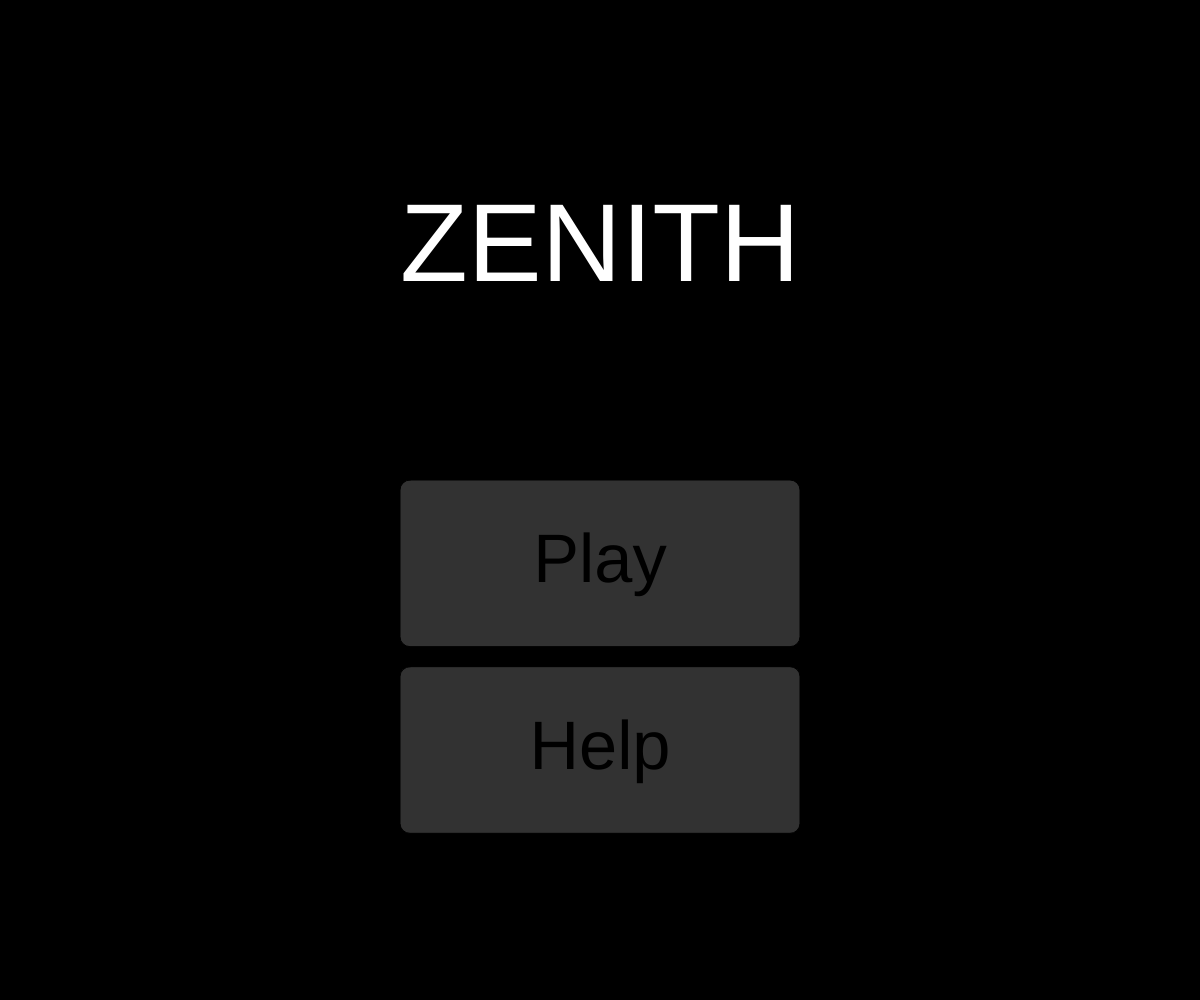
Frame 1 (no input)
Frame 60 (no input): identical to frame 1, image omitted
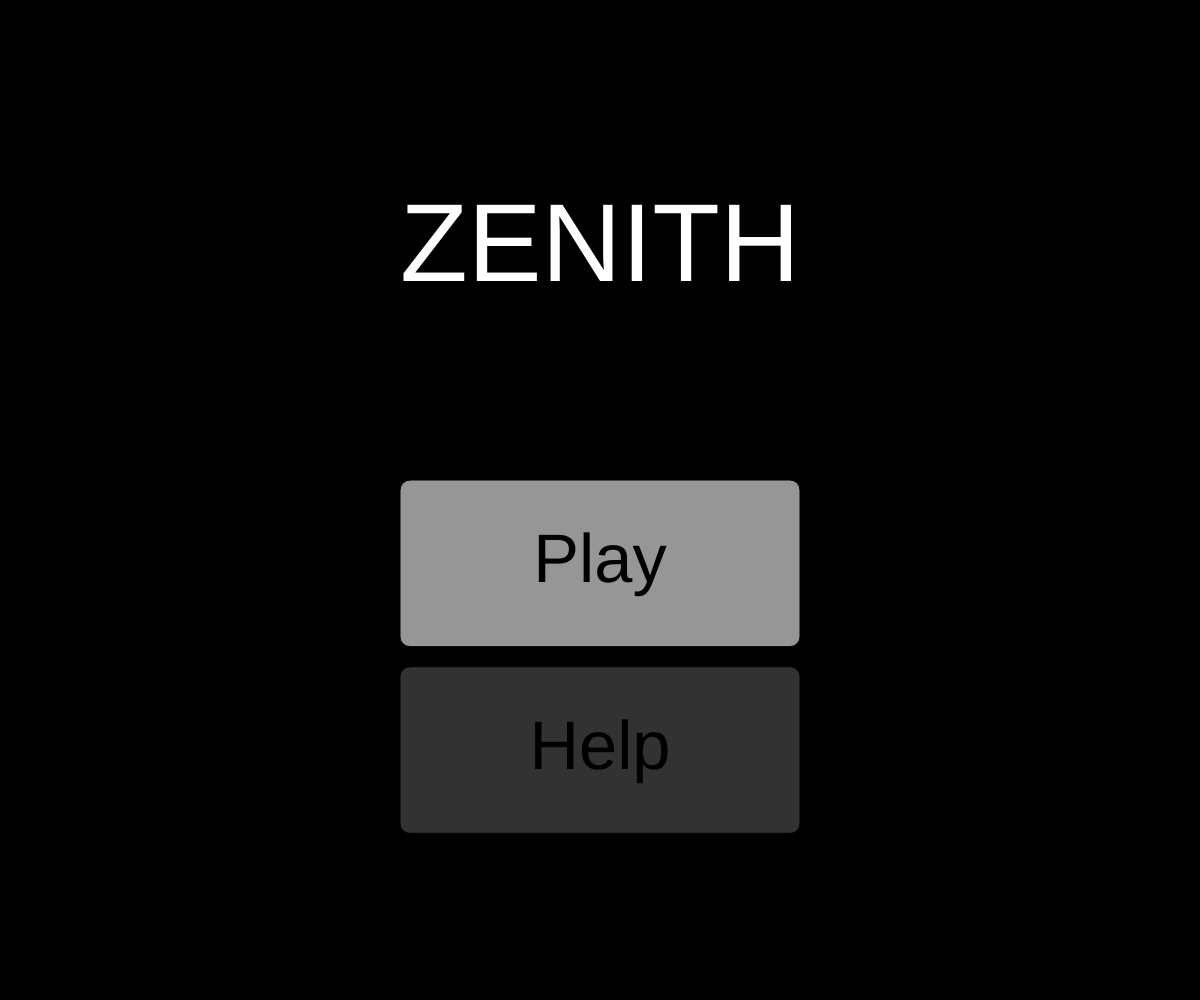
Frame 120 (the mouse pressed at the canvas centre since frame 60)

The p5.js sketch that drew these frames (run headless with seeded random() and noise() and a simulated clock; from frame 60 on, the mouse is pressed at the canvas centre):

// p5.js sketch
// ── sketch.js
// ─── GLOBAL STATE ──────────────────────────────────────────────────────────────
let menu1Pos, menu2Pos, menuSize, text1Pos, text2Pos, barSize;
let moveUp = false, moveDown = false, moveLeft = false, moveRight = false;
let touchJustReleased = false;
const STATE_START = 0, MENU = 1, GAME = 2, STATE_HELP = 3, GAME_OVER = 4;
let enemiesKilled = 0, levelsGained = 0, gameState = STATE_START;

const options1 = ["Move speed", "Fire speed", "Damage", "Health", "Shield"];
const options2 = ["Explosion", "Sniper bullet", "Multi-shot", "EMP Pulse"];
let options1Lvl = [0,0,0,0,0], options2Lvl = [0,0,0,0];
let chosenOption1, chosenOption2;

let textMaxWidth, smallestSize;

// ─── PLAYER, ENEMIES, BULLETS ────────────────────────────────────────────────────
let player;
let enemies = [], bullets = [], enemyBullets = [];

// ─── ABILITIES ───────────────────────────────────────────────────────────────────
let lastExplosionTime = 0, lastSniperTime = 0, lastMultiTime = 0, lastEMPTime = 0;
let sniperActive = false, empActive = false;
let sniperStartTime = 0, empStartTime = 0;

// ─── SPAWNING & SHOOTING ─────────────────────────────────────────────────────────
let lastSpawnTime = 0, spawnInterval = 1500, spawnRateDecrease = 30;
let lastShotTime = 0, shootDelay = 1000;
let bulletDamage = 1.0;

// ─── SETUP ──────────────────────────────────────────────────────────────────────
function setup() {
  createCanvas(windowWidth, windowHeight);
  textAlign(CENTER, CENTER);
  textFont('sans-serif');

  // Menu geometry
  let temp1 = width/20, temp2 = height/3;
  menu1Pos = createVector(temp1, temp2);
  menuSize = createVector(temp1*8, temp2);
  menu2Pos = createVector(menu1Pos.x + menuSize.x + temp1*2, temp2);
  text1Pos = createVector(menu1Pos.x + menuSize.x/2, menu1Pos.y + menu1Pos.y/3);
  text2Pos = createVector(menu2Pos.x + menuSize.x/2, menu2Pos.y + menu2Pos.y/3);

  textMaxWidth = menuSize.y * 0.9;
  smallestSize = 100;
  for (let s of options1) smallestSize = min(smallestSize, sizeForWidth(s, textMaxWidth, 20));
  for (let s of options2) smallestSize = min(smallestSize, sizeForWidth(s, textMaxWidth, 20));

  chooseOptions();
  player = new Player(createVector(width/2, height/2), 30, 10, 5);

  barSize = createVector(width/5, height/24);
}

// ─── DRAW LOOP ──────────────────────────────────────────────────────────────────
function draw() {
  background(0);
  switch(gameState) {
    case STATE_START: drawStartMenu(); break;
    case MENU:        menu();          break;
    case GAME:        gameDraw();      break;
    case STATE_HELP:  drawHelp();      break;
    case GAME_OVER:   drawGameOverScreen(); break;
  }
  touchJustReleased = false;
}

// ─── INPUT HANDLERS ─────────────────────────────────────────────────────────────

function mouseReleased() {
  touchJustReleased = true;
  handleButtonTap(mouseX, mouseY);
}

function windowResized() {
  resizeCanvas(windowWidth, windowHeight);
}

// ─── START MENU ─────────────────────────────────────────────────────────────────
function drawStartMenu() {
  textSize(sizeForWidth("ZENITH", width/3, 64));
  fill(255);
  text("ZENITH", width/2, height/4);

  let bs = createVector(width/3, height/6);
  let p1 = createVector(width/2 - bs.x/2, 2*height/3 - bs.y - 20);
  let p2 = createVector(width/2 - bs.x/2, 2*height/3);

  // Play
  fill(255, isMouseOver(p1, bs) ? 150 : 50);
  rect(p1.x, p1.y, bs.x, bs.y, 10);
  fill(0);
  textSize(sizeForWidth("Play", bs.x/3, 64));
  text("Play", p1.x + bs.x/2, p1.y + bs.y/2);

  // Help
  fill(255, isMouseOver(p2, bs) ? 150 : 50);
  rect(p2.x, p2.y, bs.x, bs.y, 10);
  fill(0);
  text("Help", p2.x + bs.x/2, p2.y + bs.y/2);

  if (touchJustReleased) {
    if      (isMouseOver(p1, bs)) gameState = MENU;
    else if (isMouseOver(p2, bs)) gameState = STATE_HELP;
  }
}

// ─── UPGRADE MENU ───────────────────────────────────────────────────────────────
function menu() {
  fill(255, isMouseOver(menu1Pos, menuSize)?150:50);
  rect(menu1Pos.x, menu1Pos.y, menuSize.x, menuSize.y, 10);
  fill(255, isMouseOver(menu2Pos, menuSize)?150:50);
  rect(menu2Pos.x, menu2Pos.y, menuSize.x, menuSize.y, 10);

  fill(255);
  textAlign(CENTER);
  textSize(isMouseOver(menu1Pos, menuSize)?smallestSize*1.05:smallestSize);
  text(
    `${options1[chosenOption1]}\nLv ${options1Lvl[chosenOption1]} → ${options1Lvl[chosenOption1]+1}`,
    text1Pos.x, text1Pos.y
  );

  textSize(isMouseOver(menu2Pos, menuSize)?smallestSize*1.05:smallestSize);
  text(
    `${options2[chosenOption2]}\nLv ${options2Lvl[chosenOption2]} → ${options2Lvl[chosenOption2]+1}`,
    text2Pos.x, text2Pos.y
  );

  if (touchJustReleased) {
    if (isMouseOver(menu1Pos, menuSize)) {
      options1Lvl[chosenOption1]++;
      applyUpgrade(chosenOption1);
      gameState = GAME;
      chooseOptions();
    }
    if (isMouseOver(menu2Pos, menuSize)) {
      options2Lvl[chosenOption2]++;
      if (chosenOption2==0) lastExplosionTime = millis() - getExplosionCooldown();
      if (chosenOption2==1) lastSniperTime    = millis() - getSniperCooldown();
      if (chosenOption2==2) lastMultiTime     = millis() - getMultiCooldown();
      if (chosenOption2==3) lastEMPTime       = millis() - getEMPCooldown();
      gameState = GAME;
      chooseOptions();
    }
  }
}

// ─── MAIN GAME DRAW ────────────────────────────────────────────────────────────
function gameDraw() {
  if (player.health <= 0) {
    gameState = GAME_OVER;
    return;
  }

  // shield regen
  if (player.shieldOnCooldown && millis() - player.shieldRegenTimer >= player.shieldRegenDelay) {
    player.shieldCurrent = player.shieldMax;
    player.shieldOnCooldown = false;
  }

  drawUI();
  updatePlayerMovement();
  player.display();

  // auto-fire nearest
  if (millis() - lastShotTime > shootDelay) {
    let e = getNearestEnemy();
    if (e) {
      bullets.push(new Bullet(player.position.copy(), e.pos.copy()));
      lastShotTime = millis();
    }
  }

  updateBullets();
  handleEnemySpawning();
  updateEnemies();
  updateEnemyBullets();
}

// ─── DRAW UI ───────────────────────────────────────────────────────────────────
function drawUI() {
  noStroke();
  // XP bar
  fill(0,200,255);
  let xpW = map(player.xp, 0, max(1, player.xpToNextLevel), 0, barSize.x);
  rect(10, 10, xpW, barSize.y);
  noFill(); stroke(255);
  rect(10, 10, barSize.x, barSize.y);
  fill(255);
  textSize(sizeForWidth(`${player.xp}/${player.xpToNextLevel}`, width/30, 64));
  textAlign(LEFT, CENTER);
  text(`${player.xp}/${player.xpToNextLevel}`, barSize.x + 20, 30);

  // Health bar
  noStroke(); fill(255,0,0);
  let hW = map(player.health, 0, player.maxHealth, 0, barSize.x);
  rect(10, barSize.y+20, hW, barSize.y);
  noFill(); stroke(255);
  rect(10, barSize.y+20, barSize.x, barSize.y);
  fill(255);
  text(`${player.health}/${player.maxHealth}`, barSize.x + 20, barSize.y+40);

  // Shield bar
  if (player.shieldMax>0) {
    noStroke();
    if (!player.shieldOnCooldown) fill(0,255,0);
    else {
      fill(80);
      rect(10, barSize.y*2+30, barSize.x, barSize.y);
      let prog = constrain((millis()-player.shieldRegenTimer)/player.shieldRegenDelay, 0, 1);
      noStroke(); fill(0,200,255);
      rect(10, barSize.y*2+30, prog*barSize.x, barSize.y);
      noFill(); stroke(255);
    }
    noStroke(); fill(255);
    let sW = map(player.shieldCurrent, 0, player.shieldMax, 0, barSize.x);
    rect(10, barSize.y*2+30, sW, barSize.y);
    text(`${player.shieldCurrent}/${player.shieldMax}`, barSize.x+20, barSize.y*2+50);
  }

  // Abilities
  drawAbilityButton(0, "Explosion", options2Lvl[0], lastExplosionTime, getExplosionCooldown(), color(0,200,255));
  drawAbilityButton(1, "Sniper",    options2Lvl[1], lastSniperTime,    getSniperCooldown(),    color(200,200,0));
  drawAbilityButton(2, "Multi-shot",options2Lvl[2], lastMultiTime,     getMultiCooldown(),     color(0,200,0));
  drawAbilityButton(3, "EMP Pulse", options2Lvl[3], lastEMPTime,       getEMPCooldown(),       color(150,0,255));
}

function drawAbilityButton(idx, label, lvl, lastTime, cd, colr) {
  if (lvl<=0) return;
  let sz = createVector(width/12, height/12);
  let pos = createVector(width - sz.x - 10, idx*(sz.y+10) + 10);
  let ready = millis() - lastTime >= cd;

  noStroke();
  fill( ready ? colr : 80 );
  rect(pos.x, pos.y, sz.x, sz.y, 5);

  fill(idx===1 ? 0 : 255);
  textSize(sizeForWidth(label, sz.x-20, 32));
  textAlign(CENTER, CENTER);
  text(label, pos.x+sz.x/2, pos.y+sz.y/2);

  if (!ready) {
    let frac = constrain((millis()-lastTime)/cd, 0, 1);
    noStroke(); fill(255,0,0,150);
    rect(pos.x, pos.y, sz.x*(1-frac), sz.y, 5);
  }
}

// ─── GAME OVER ─────────────────────────────────────────────────────────────────
function drawGameOverScreen() {
  background(0);
  fill(255); textAlign(CENTER, CENTER);
  textSize(sizeForWidth("Game Over", width*0.6,64));
  text("Game Over", width/2, height/4);

  textSize(sizeForWidth(`Enemies Killed: ${enemiesKilled}`, width/4,64));
  text(`Levels Gained: ${levelsGained}\nEnemies Killed: ${enemiesKilled}`,
       width/2, height/2 - 20);

  let bs = createVector(width/4, height/6);
  let pRestart = createVector(width/2 - bs.x - 20, height*3/4);
  let pMenu    = createVector(width/2 + 20, height*3/4);

  fill(255, isMouseOver(pRestart, bs)?150:50);
  rect(pRestart.x,pRestart.y,bs.x,bs.y,10);
  fill(0); text("Restart", pRestart.x+bs.x/2, pRestart.y+bs.y/2);

  fill(255, isMouseOver(pMenu, bs)?150:50);
  rect(pMenu.x,pMenu.y,bs.x,bs.y,10);
  fill(0); text("Main Menu", pMenu.x+bs.x/2, pMenu.y+bs.y/2);

  if (touchJustReleased) {
    if (isMouseOver(pRestart, bs)) {
      resetGame(); gameState = GAME;
    }
    if (isMouseOver(pMenu, bs)) {
      resetGame(); gameState = STATE_START;
    }
  }
}

// ─── HELP SCREEN ───────────────────────────────────────────────────────────────
function drawHelp() {
  background(0);
  fill(255); textAlign(CENTER, TOP);
  textSize(sizeForWidth("Use WASD or arrow keys to move", 2*width/3,64));
  let h = `Use WASD or arrow keys to move
Auto-fire at nearest enemy
Defeat enemies for XP to level up
Level up to gain new powers

Click to return`;
  text(h, 0, height*0.15, width*0.9, height*0.85);
  if (touchJustReleased) gameState = STATE_START;
}

// ─── RESET ─────────────────────────────────────────────────────────────────────
function resetGame() {
  player.health        = player.maxHealth;
  player.xp            = 0;
  player.level         = 1;
  player.xpToNextLevel = 10;
  player.shieldMax     = 0;
  player.shieldCurrent = 0;
  player.shieldOnCooldown = false;

  enemies = []; bullets = []; enemyBullets = [];
  lastSpawnTime = millis();
  enemiesKilled = 0; levelsGained  = 0;
  options1Lvl = [0,0,0,0,0];
  options2Lvl = [0,0,0,0];
  chooseOptions();
}

// ─── GAME LOGIC ────────────────────────────────────────────────────────────────
function updatePlayerMovement() {
  // read all four keys every frame
  let dx = 0, dy = 0;
  if ( keyIsDown(87)    || keyIsDown(UP_ARROW)    ) dy -= 1;  // W or ↑
  if ( keyIsDown(83)    || keyIsDown(DOWN_ARROW)  ) dy += 1;  // S or ↓
  if ( keyIsDown(65)    || keyIsDown(LEFT_ARROW)  ) dx -= 1;  // A or ←
  if ( keyIsDown(68)    || keyIsDown(RIGHT_ARROW) ) dx += 1;  // D or →

  // only move if there’s input
  if (dx !== 0 || dy !== 0) {
    let d = createVector(dx, dy).normalize().mult(player.maxSpeed);
    player.position.add(d);
  }

  // constrain to screen
  player.position.x = constrain(player.position.x, player.halfSize, width - player.halfSize);
  player.position.y = constrain(player.position.y, player.halfSize, height - player.halfSize);
}


function handleButtonTap(tx, ty) {
  let sz = createVector(width/12, height/12);
  // Explosion
  if (options2Lvl[0]>0 && millis()-lastExplosionTime>=getExplosionCooldown()) {
    let eb = createVector(width - sz.x - 10, 10);
    if (tx>eb.x && tx<eb.x+sz.x && ty>eb.y && ty<eb.y+sz.y) {
      enemies = []; enemyBullets = []; lastExplosionTime = millis();
      return;
    }
  }
  // Sniper
  if (options2Lvl[1]>0 && millis()-lastSniperTime>=getSniperCooldown()) {
    let sb = createVector(width - sz.x - 10, sz.y + 20);
    if (tx>sb.x && tx<sb.x+sz.x && ty>sb.y && ty<sb.y+sz.y) {
      sniperActive = true; sniperStartTime = millis(); lastSniperTime = millis();
      return;
    }
  }
  // Multi-shot
  if (options2Lvl[2]>0 && millis()-lastMultiTime>=getMultiCooldown()) {
    let mb = createVector(width - sz.x - 10, sz.y*2 + 30);
    if (tx>mb.x && tx<mb.x+sz.x && ty>mb.y && ty<mb.y+sz.y) {
      let shots = options2Lvl[2]*8;
      for (let i=0; i<shots; i++) {
        let angle = i * TWO_PI / shots;
        let dir = p5.Vector.fromAngle(angle);
        let tgt = p5.Vector.add(player.position, dir.mult(10));
        bullets.push(new Bullet(player.position.copy(), tgt));
      }
      lastMultiTime = millis();
      return;
    }
  }
  // EMP
  if (options2Lvl[3]>0 && millis()-lastEMPTime>=getEMPCooldown()) {
    let eb = createVector(width - sz.x - 10, sz.y*3 + 40);
    if (tx>eb.x && tx<eb.x+sz.x && ty>eb.y && ty<eb.y+sz.y) {
      empActive = true; empStartTime = millis(); lastEMPTime = millis();
    }
  }
}

function updateBullets() {
  if (sniperActive && millis()-sniperStartTime > 5000) sniperActive = false;
  for (let i=bullets.length-1; i>=0; i--) {
    let b = bullets[i];
    b.move(); b.display();
    let hit = false;
    for (let j=enemies.length-1; j>=0; j--) {
      let e = enemies[j];
      if (b.hits(e)) { e.health -= bulletDamage; hit = true; }
    }
    if ((!sniperActive && hit) || b.offScreen()) bullets.splice(i,1);
  }
}

function handleEnemySpawning() {
  if (millis() - lastSpawnTime > spawnInterval) {
    spawnEnemy();
    lastSpawnTime = millis();
    if (spawnInterval > 20 && millis() % 5000 < 50) spawnInterval -= spawnRateDecrease;
  }
}

function spawnEnemy() {
  let buf=50, x, y;
  let side = floor(random(4));
  if (side===0) { x=random(width);  y=-buf; }
  else if (side===1) { x=width+buf;  y=random(height); }
  else if (side===2) { x=random(width);  y=height+buf; }
  else              { x=-buf;        y=random(height); }
  let types=["sprinter","tank","splitter","normal"], t=3, r=random();
  if (r>0.9) t=2; else if (r>0.8) t=1; else if (r>0.6) t=0;
  enemies.push(new Enemy(createVector(x,y), types[t]));
}

function getNearestEnemy() {
  let best=null, bd=Infinity;
  for (let e of enemies) {
    let d = p5.Vector.dist(player.position, e.pos);
    if (d<bd) { bd=d; best=e; }
  }
  return best;
}

function updateEnemies() {
  if (empActive && millis()-empStartTime>5000) empActive=false;
  for (let i=enemies.length-1; i>=0; i--) {
    let e = enemies[i];
    if (p5.Vector.dist(e.pos, player.position)<30) {
      if (player.shieldCurrent>0) {
        player.shieldCurrent--;
        if (player.shieldCurrent===0) {
          player.shieldOnCooldown=true;
          player.shieldRegenTimer=millis();
        }
      } else {
        player.health -= e.startingHealth;
      }
      enemies.splice(i,1);
      continue;
    }
    if (!empActive) e.move(player.position);
    e.display();
    if ((e.type==="tank"||e.type==="splitter") && millis()-e.lastShotTime>=2000) {
      enemyBullets.push(new Bullet(e.pos.copy(), player.position.copy()));
      e.lastShotTime = millis();
    }
    if (e.isDead()) {
      enemiesKilled++;
      player.xp += e.startingHealth;
      if (player.xp >= player.xpToNextLevel) {
        player.level++; levelsGained++;
        player.xp -= player.xpToNextLevel;
        player.xpToNextLevel = 10*player.level;
        gameState = MENU;
      }
      if (e.type==="splitter") {
        let tmp = min(floor(1000/spawnInterval),5);
        for (let k=0; k<3+tmp; k++) {
          let off = p5.Vector.random2D().mult(20);
          enemies.push(new Enemy(p5.Vector.add(e.pos, off), "sprinter"));
        }
      }
      enemies.splice(i,1);
    }
  }
}

function updateEnemyBullets() {
  for (let i=enemyBullets.length-1; i>=0; i--) {
    let b = enemyBullets[i];
    b.move();
    fill(255,0,0); noStroke();
    ellipse(b.pos.x, b.pos.y, b.r*2);

    if (p5.Vector.dist(b.pos, player.position) < b.r + player.halfSize) {
      player.health--;
      enemyBullets.splice(i,1);
    } else if (b.offScreen()) {
      enemyBullets.splice(i,1);
    }
  }
}

// ─── UTILITIES ─────────────────────────────────────────────────────────────────
function sizeForWidth(str, maxW, baseTS) {
  textSize(baseTS);
  return baseTS * (maxW / textWidth(str));
}

function isMouseOver(p, s) {
  return mouseX > p.x && mouseX < p.x + s.x
      && mouseY > p.y && mouseY < p.y + s.y;
}

function chooseOptions() {
  chosenOption1 = floor(random(options1.length));
  chosenOption2 = floor(random(options2.length));
}

function applyUpgrade(idx) {
  let opt = options1[idx];
  if (opt==="Move speed")      player.maxSpeed += 0.25;
  else if (opt==="Fire speed") shootDelay = max(50, shootDelay - 10);
  else if (opt==="Damage")     bulletDamage += 0.1;
  else if (opt==="Health") {
    player.maxHealth += 2;
    player.health = player.maxHealth;
  } else if (opt==="Shield") {
    player.shieldMax++;
    player.shieldCurrent = player.shieldMax;
    player.shieldOnCooldown = false;
  }
}

function getExplosionCooldown() { return max(0, 30000 - options2Lvl[0]*250); }
function getSniperCooldown()    { return max(0, 30000 - options2Lvl[1]*250); }
function getMultiCooldown()     { return max(0, 5000  - options2Lvl[2]*100); }
function getEMPCooldown()       { return max(0, 20000 - options2Lvl[3]*200); }

// ─── CLASSES ───────────────────────────────────────────────────────────────────
class Bullet {
  constructor(st, tg) {
    this.pos = st.copy();
    this.vel = p5.Vector.sub(tg, st).normalize().mult(10);
    this.r   = 5;
  }
  move() { this.pos.add(this.vel); }
  display() {
    fill(255,150,0); noStroke();
    ellipse(this.pos.x, this.pos.y, this.r*2);
  }
  hits(e) {
    return p5.Vector.dist(this.pos, e.pos) < this.r + 15;
  }
  offScreen() {
    return (this.pos.x<0||this.pos.x>width||this.pos.y<0||this.pos.y>height);
  }
}

class Enemy {
  constructor(st, t) {
    this.pos = st.copy();
    this.type = t;
    switch(t) {
      case "sprinter": this.speed=7;   this.health=1; break;
      case "tank":     this.speed=0.5; this.health=5; break;
      case "splitter": this.speed=0.2; this.health=3; break;
      default:         this.speed=2;   this.health=2; break;
    }
    this.startingHealth = this.health;
    this.lastShotTime   = millis();
  }
  move(tgt) {
    let d = p5.Vector.sub(tgt, this.pos);
    if (d.mag()>1) {
      d.setMag(this.speed);
      this.pos.add(d);
    }
  }
  display() {
    noStroke();
    switch(this.type) {
      case "sprinter": fill(255,0,0); break;
      case "tank":     fill(0,0,255); break;
      case "splitter": fill(255,255,0); break;
      default:         fill(0,255,255);
    }
    ellipse(this.pos.x, this.pos.y, 30);
  }
  isDead() { return this.health <= 0; }
}

class Player {
  constructor(p, sz, mh, ms) {
    this.position = p.copy();
    this.size     = sz;
    this.halfSize = sz/2;
    this.maxHealth= mh;
    this.health   = mh;
    this.maxSpeed = ms;
    this.xp       = 0;
    this.level    = 1;
    this.xpToNextLevel = 10;
    this.shieldMax = 0;
    this.shieldCurrent = 0;
    this.shieldRegenDelay = 10000;
    this.shieldRegenTimer = 0;
    this.shieldOnCooldown = false;
  }
  display() {
    fill(255); noStroke();
    ellipse(this.position.x, this.position.y, this.size);
  }
}
